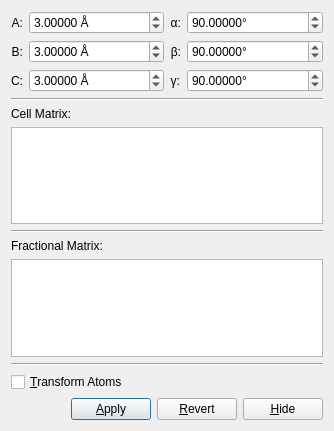
<?xml version="1.0" encoding="UTF-8"?>
<ui version="4.0">
 <class>Avogadro::QtPlugins::UnitCellDialog</class>
 <widget class="QDialog" name="Avogadro::QtPlugins::UnitCellDialog">
  <property name="geometry">
   <rect>
    <x>0</x>
    <y>0</y>
    <width>334</width>
    <height>431</height>
   </rect>
  </property>
  <property name="windowTitle">
   <string>Unit Cell Editor</string>
  </property>
  <layout class="QVBoxLayout" name="verticalLayout">
   <item>
    <layout class="QHBoxLayout" name="horizontalLayout">
     <item>
      <layout class="QFormLayout" name="formLayout">
       <property name="fieldGrowthPolicy">
        <enum>QFormLayout::AllNonFixedFieldsGrow</enum>
       </property>
       <item row="0" column="0">
        <widget class="QLabel" name="label">
         <property name="text">
          <string>A:</string>
         </property>
         <property name="alignment">
          <set>Qt::AlignRight|Qt::AlignTrailing|Qt::AlignVCenter</set>
         </property>
        </widget>
       </item>
       <item row="0" column="1">
        <widget class="QDoubleSpinBox" name="a">
         <property name="prefix">
          <string/>
         </property>
         <property name="suffix">
          <string> Å</string>
         </property>
         <property name="decimals">
          <number>5</number>
         </property>
         <property name="minimum">
          <double>0.010000000000000</double>
         </property>
         <property name="maximum">
          <double>1000000.000000000000000</double>
         </property>
         <property name="singleStep">
          <double>0.100000000000000</double>
         </property>
         <property name="value">
          <double>3.000000000000000</double>
         </property>
        </widget>
       </item>
       <item row="1" column="0">
        <widget class="QLabel" name="label_2">
         <property name="text">
          <string>B:</string>
         </property>
         <property name="alignment">
          <set>Qt::AlignRight|Qt::AlignTrailing|Qt::AlignVCenter</set>
         </property>
        </widget>
       </item>
       <item row="1" column="1">
        <widget class="QDoubleSpinBox" name="b">
         <property name="suffix">
          <string> Å</string>
         </property>
         <property name="decimals">
          <number>5</number>
         </property>
         <property name="minimum">
          <double>0.010000000000000</double>
         </property>
         <property name="maximum">
          <double>1000000.000000000000000</double>
         </property>
         <property name="singleStep">
          <double>0.100000000000000</double>
         </property>
         <property name="value">
          <double>3.000000000000000</double>
         </property>
        </widget>
       </item>
       <item row="2" column="0">
        <widget class="QLabel" name="label_4">
         <property name="text">
          <string>C:</string>
         </property>
         <property name="alignment">
          <set>Qt::AlignRight|Qt::AlignTrailing|Qt::AlignVCenter</set>
         </property>
        </widget>
       </item>
       <item row="2" column="1">
        <widget class="QDoubleSpinBox" name="c">
         <property name="suffix">
          <string> Å</string>
         </property>
         <property name="decimals">
          <number>5</number>
         </property>
         <property name="minimum">
          <double>0.010000000000000</double>
         </property>
         <property name="maximum">
          <double>1000000.000000000000000</double>
         </property>
         <property name="singleStep">
          <double>0.100000000000000</double>
         </property>
         <property name="value">
          <double>3.000000000000000</double>
         </property>
        </widget>
       </item>
      </layout>
     </item>
     <item>
      <layout class="QFormLayout" name="formLayout_2">
       <property name="fieldGrowthPolicy">
        <enum>QFormLayout::AllNonFixedFieldsGrow</enum>
       </property>
       <item row="0" column="0">
        <widget class="QLabel" name="label_3">
         <property name="text">
          <string>α:</string>
         </property>
         <property name="alignment">
          <set>Qt::AlignRight|Qt::AlignTrailing|Qt::AlignVCenter</set>
         </property>
        </widget>
       </item>
       <item row="1" column="0">
        <widget class="QLabel" name="label_5">
         <property name="text">
          <string>β:</string>
         </property>
         <property name="alignment">
          <set>Qt::AlignRight|Qt::AlignTrailing|Qt::AlignVCenter</set>
         </property>
        </widget>
       </item>
       <item row="2" column="0">
        <widget class="QLabel" name="label_6">
         <property name="text">
          <string>γ:</string>
         </property>
         <property name="alignment">
          <set>Qt::AlignRight|Qt::AlignTrailing|Qt::AlignVCenter</set>
         </property>
        </widget>
       </item>
       <item row="0" column="1">
        <widget class="QDoubleSpinBox" name="alpha">
         <property name="suffix">
          <string>°</string>
         </property>
         <property name="decimals">
          <number>5</number>
         </property>
         <property name="minimum">
          <double>5.000000000000000</double>
         </property>
         <property name="maximum">
          <double>175.000000000000000</double>
         </property>
         <property name="value">
          <double>90.000000000000000</double>
         </property>
        </widget>
       </item>
       <item row="2" column="1">
        <widget class="QDoubleSpinBox" name="gamma">
         <property name="suffix">
          <string>°</string>
         </property>
         <property name="decimals">
          <number>5</number>
         </property>
         <property name="minimum">
          <double>5.000000000000000</double>
         </property>
         <property name="maximum">
          <double>175.000000000000000</double>
         </property>
         <property name="value">
          <double>90.000000000000000</double>
         </property>
        </widget>
       </item>
       <item row="1" column="1">
        <widget class="QDoubleSpinBox" name="beta">
         <property name="suffix">
          <string>°</string>
         </property>
         <property name="decimals">
          <number>5</number>
         </property>
         <property name="minimum">
          <double>5.000000000000000</double>
         </property>
         <property name="maximum">
          <double>175.000000000000000</double>
         </property>
         <property name="value">
          <double>90.000000000000000</double>
         </property>
        </widget>
       </item>
      </layout>
     </item>
    </layout>
   </item>
   <item>
    <widget class="Line" name="line_2">
     <property name="orientation">
      <enum>Qt::Horizontal</enum>
     </property>
    </widget>
   </item>
   <item>
    <widget class="QLabel" name="label_7">
     <property name="text">
      <string>Cell Matrix:</string>
     </property>
    </widget>
   </item>
   <item>
    <widget class="QPlainTextEdit" name="cellMatrix"/>
   </item>
   <item>
    <widget class="Line" name="line">
     <property name="orientation">
      <enum>Qt::Horizontal</enum>
     </property>
    </widget>
   </item>
   <item>
    <widget class="QLabel" name="label_8">
     <property name="text">
      <string>Fractional Matrix:</string>
     </property>
    </widget>
   </item>
   <item>
    <widget class="QPlainTextEdit" name="fractionalMatrix"/>
   </item>
   <item>
    <spacer name="verticalSpacer">
     <property name="orientation">
      <enum>Qt::Vertical</enum>
     </property>
     <property name="sizeHint" stdset="0">
      <size>
       <width>20</width>
       <height>54</height>
      </size>
     </property>
    </spacer>
   </item>
   <item>
    <widget class="Line" name="line_3">
     <property name="orientation">
      <enum>Qt::Horizontal</enum>
     </property>
    </widget>
   </item>
   <item>
    <widget class="QCheckBox" name="transformAtoms">
     <property name="text">
      <string>&amp;Transform Atoms</string>
     </property>
    </widget>
   </item>
   <item>
    <layout class="QHBoxLayout" name="horizontalLayout_2">
     <item>
      <spacer name="horizontalSpacer">
       <property name="orientation">
        <enum>Qt::Horizontal</enum>
       </property>
       <property name="sizeHint" stdset="0">
        <size>
         <width>40</width>
         <height>20</height>
        </size>
       </property>
      </spacer>
     </item>
     <item>
      <widget class="QPushButton" name="apply">
       <property name="text">
        <string>&amp;Apply</string>
       </property>
      </widget>
     </item>
     <item>
      <widget class="QPushButton" name="revert">
       <property name="text">
        <string>&amp;Revert</string>
       </property>
      </widget>
     </item>
     <item>
      <widget class="QPushButton" name="pushButton">
       <property name="text">
        <string>&amp;Hide</string>
       </property>
      </widget>
     </item>
    </layout>
   </item>
  </layout>
 </widget>
 <tabstops>
  <tabstop>a</tabstop>
  <tabstop>b</tabstop>
  <tabstop>c</tabstop>
  <tabstop>alpha</tabstop>
  <tabstop>beta</tabstop>
  <tabstop>gamma</tabstop>
  <tabstop>cellMatrix</tabstop>
  <tabstop>fractionalMatrix</tabstop>
  <tabstop>apply</tabstop>
  <tabstop>revert</tabstop>
 </tabstops>
 <resources/>
 <connections>
  <connection>
   <sender>pushButton</sender>
   <signal>clicked()</signal>
   <receiver>Avogadro::QtPlugins::UnitCellDialog</receiver>
   <slot>hide()</slot>
   <hints>
    <hint type="sourcelabel">
     <x>309</x>
     <y>404</y>
    </hint>
    <hint type="destinationlabel">
     <x>325</x>
     <y>372</y>
    </hint>
   </hints>
  </connection>
 </connections>
</ui>
